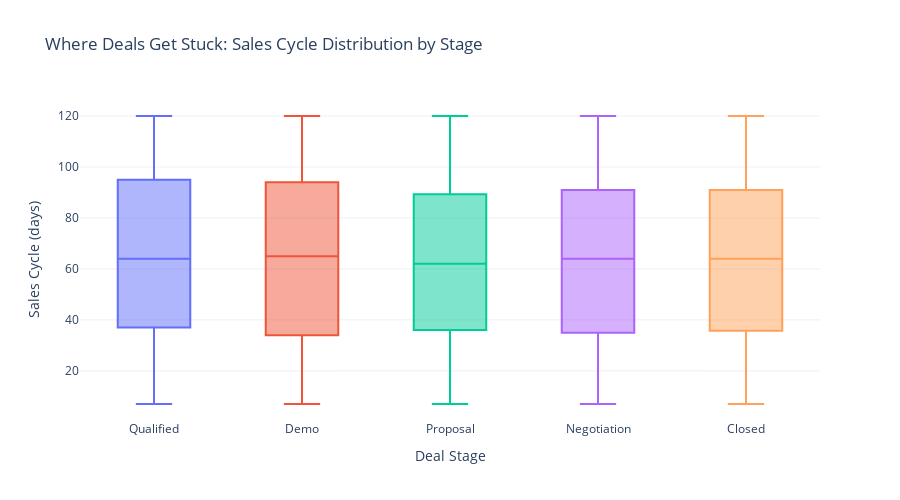

Notebook code cell kept with this figure:
### Markdown cell above
**Insight:**

Pipeline volume remains healthy, but total revenue from won deals is flat. More activity does not equal more results—SkyGeni is working harder for the same outcome. 

**Action:**
Shift focus from pipeline quantity to deal quality and process efficiency.

### Code cell
# Chart 3: Where Deals Get Stuck (Box Plot by Deal Stage)
# Use actual deal stage values from the data
stage_order = ['Qualified', 'Demo', 'Proposal', 'Negotiation', 'Closed']
fig3 = px.box(
    df[df['deal_stage'].isin(stage_order)],
    x='deal_stage', y='sales_cycle_days',
    category_orders={'deal_stage': stage_order},
    color='deal_stage',
    color_discrete_sequence=px.colors.qualitative.Plotly,
    points='outliers',
    title='Where Deals Get Stuck: Sales Cycle Distribution by Stage'
)
fig3.update_layout(
    xaxis_title='Deal Stage',
    yaxis_title='Sales Cycle (days)',
    showlegend=False,
    template='plotly_white',
    height=500
)
fig3.show()

### Figure 1 — Plotly figure (JSON) as saved in the notebook; plotly's stock layout.template omitted (floating-point values rounded to 4 significant figures; data arrays with more than 128 entries replaced by an {"elided": "..."} marker saying what was removed)
{"data": [{"alignmentgroup": "True", "boxpoints": "outliers", "hovertemplate": "deal_stage=%{x}<br>sales_cycle_days=%{y}<extra></extra>", "legendgroup": "Qualified", "marker": {"color": "#636EFA"}, "name": "Qualified", "notched": false, "offsetgroup": "Qualified", "orientation": "v", "showlegend": true, "type": "box", "x": {"elided": "956 str values"}, "x0": " ", "xaxis": "x", "y": {"elided": "956 int values"}, "y0": " ", "yaxis": "y"}, {"alignmentgroup": "True", "boxpoints": "outliers", "hovertemplate": "deal_stage=%{x}<br>sales_cycle_days=%{y}<extra></extra>", "legendgroup": "Demo", "marker": {"color": "#EF553B"}, "name": "Demo", "notched": false, "offsetgroup": "Demo", "orientation": "v", "showlegend": true, "type": "box", "x": {"elided": "1043 str values"}, "x0": " ", "xaxis": "x", "y": {"elided": "1043 int values"}, "y0": " ", "yaxis": "y"}, {"alignmentgroup": "True", "boxpoints": "outliers", "hovertemplate": "deal_stage=%{x}<br>sales_cycle_days=%{y}<extra></extra>", "legendgroup": "Proposal", "marker": {"color": "#00CC96"}, "name": "Proposal", "notched": false, "offsetgroup": "Proposal", "orientation": "v", "showlegend": true, "type": "box", "x": {"elided": "1009 str values"}, "x0": " ", "xaxis": "x", "y": {"elided": "1009 int values"}, "y0": " ", "yaxis": "y"}, {"alignmentgroup": "True", "boxpoints": "outliers", "hovertemplate": "deal_stage=%{x}<br>sales_cycle_days=%{y}<extra></extra>", "legendgroup": "Negotiation", "marker": {"color": "#AB63FA"}, "name": "Negotiation", "notched": false, "offsetgroup": "Negotiation", "orientation": "v", "showlegend": true, "type": "box", "x": {"elided": "995 str values"}, "x0": " ", "xaxis": "x", "y": {"elided": "995 int values"}, "y0": " ", "yaxis": "y"}, {"alignmentgroup": "True", "boxpoints": "outliers", "hovertemplate": "deal_stage=%{x}<br>sales_cycle_days=%{y}<extra></extra>", "legendgroup": "Closed", "marker": {"color": "#FFA15A"}, "name": "Closed", "notched": false, "offsetgroup": "Closed", "orientation": "v", "showlegend": true, "type": "box", "x": {"elided": "997 str values"}, "x0": " ", "xaxis": "x", "y": {"elided": "997 int values"}, "y0": " ", "yaxis": "y"}], "layout": {"boxmode": "overlay", "height": 500, "legend": {"title": {"text": "deal_stage"}, "tracegroupgap": 0}, "showlegend": false, "title": {"text": "Where Deals Get Stuck: Sales Cycle Distribution by Stage"}, "xaxis": {"anchor": "y", "categoryarray": ["Qualified", "Demo", "Proposal", "Negotiation", "Closed"], "categoryorder": "array", "domain": [0, 1], "title": {"text": "Deal Stage"}}, "yaxis": {"anchor": "x", "domain": [0, 1], "title": {"text": "Sales Cycle (days)"}}}}
